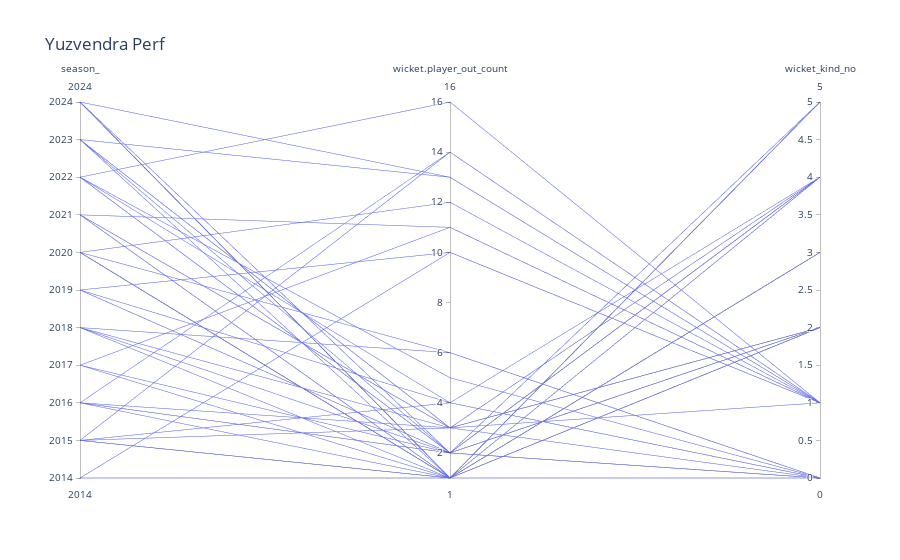

The cell this chart's notebook holds for it:
### Code cell
label = {'0':'bowled','1':'caught','2':'stumped','3':'caught and bowled','4':'stumped','5':'lbw'}
print(label)
parallelplot(ys_chahal_wicket,columns=[ys_chahal_wicket['season_'],ys_chahal_wicket['wicket.player_out_count'],ys_chahal_wicket['wicket_kind_no']],labels=label,title="Yuzvendra Perf")

### Figure 1 — Plotly figure (JSON) as saved in the notebook; plotly's stock layout.template omitted (floating-point values rounded to 4 significant figures)
{"data": [{"dimensions": [{"label": "season_", "values": [2014, 2014, 2014, 2015, 2015, 2015, 2015, 2015, 2015, 2016, 2016, 2016, 2016, 2016, 2017, 2017, 2017, 2018, 2018, 2018, 2018, 2019, 2019, 2019, 2019, 2020, 2020, 2020, 2020, 2020, 2020, 2021, 2021, 2021, 2021, 2021, 2022, 2022, 2022, 2022, 2022, 2023, 2023, 2023, 2023, 2023, 2024, 2024, 2024, 2024, 2024, 2024]}, {"label": "wicket.player_out_count", "values": [1, 10, 1, 4, 14, 1, 1, 1, 3, 2, 14, 2, 1, 3, 2, 11, 1, 6, 3, 1, 2, 4, 10, 2, 2, 6, 12, 1, 1, 1, 1, 3, 11, 3, 1, 1, 5, 16, 4, 2, 2, 2, 13, 3, 1, 3, 1, 13, 1, 2, 1, 1]}, {"label": "wicket_kind_no", "values": [0, 1, 2, 0, 1, 3, 4, 5, 2, 0, 1, 4, 5, 2, 0, 1, 2, 0, 1, 3, 2, 0, 1, 4, 2, 0, 1, 3, 4, 5, 2, 0, 1, 4, 5, 2, 0, 1, 4, 5, 2, 0, 1, 4, 5, 2, 0, 1, 3, 4, 5, 2]}], "domain": {"x": [0, 1], "y": [0, 1]}, "name": "", "type": "parcoords"}], "layout": {"legend": {"tracegroupgap": 0}, "title": {"text": "Yuzvendra Perf"}}}
